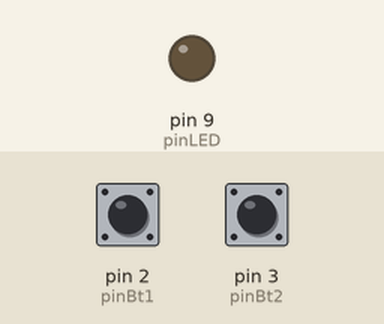
A sketch run on a simulated Arduino Uno, built with avr-gcc and run on an emulated ATmega328P. Parts: output pins drawn as LEDs (lit = HIGH). The test bench sets the inputs (shaded band); at power-on: pin 2 (pinBt1) HIGH, pin 3 (pinBt2) HIGH.

Above: at 1.2 s.
1.3 s: pin 2 (pinBt1) pulled LOW for 1 s
At 3.0 s:
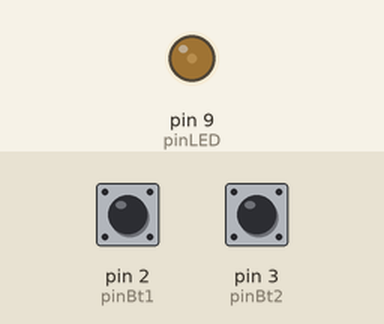
3.8 s: pin 2 (pinBt1) pulled LOW for 3.2 s
At 8.0 s:
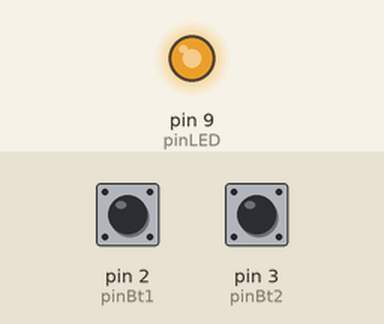
8.5 s: pin 3 (pinBt2) pulled LOW for 0.15 s
At 9.0 s:
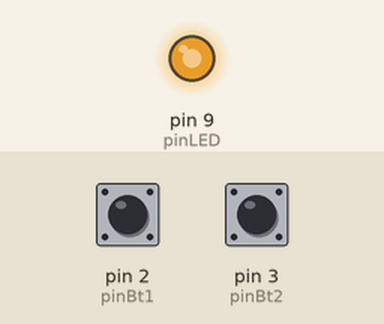
10.1 s: pin 3 (pinBt2) pulled LOW for 1 s
At 12.5 s:
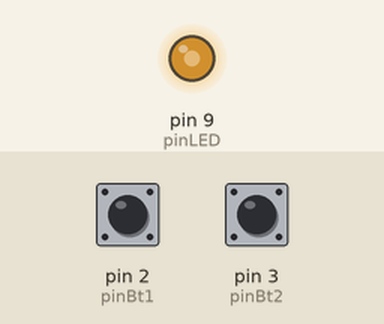
Timing chart, 0 to 13.6 s (numbered marks = the images above; inputs shaded):
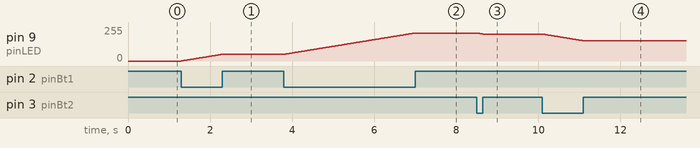

Measured:
- after the input at 1.3 s, pin 9 (pinLED): moves from 0/255 to 50/255 over 0.98 s, starting at once
- after the input at 3.8 s, pin 9 (pinLED): moves from 50/255 to 210/255 over 3.2 s, starting at once
- after the input at 8.5 s, pin 9 (pinLED): 210/255 → 202/255 at once
- after the input at 10.1 s, pin 9 (pinLED): moves from 202/255 to 152/255 over 0.98 s, starting at once

The sketch:

3.2.ino
```cpp
const int pinBt1 = 2;
const int pinBt2 = 3;
const int pinLED = 9;
void setup() {
pinMode(pinBt1, INPUT);
pinMode(pinBt2, INPUT);
pinMode(pinLED, OUTPUT);
digitalWrite(pinBt1, HIGH);
digitalWrite(pinBt2, HIGH);
}
int brightness = 0;
void loop() {
if(digitalRead(pinBt1) == LOW){
// jika pushbutton ditekan
// tambahkan nilai brightness
brightness++;
}else if(digitalRead(pinBt2) == LOW){
// jika pushbutton2 ditekan
// kurangi nilai brightness
brightness--;
}
// brightness dibatasi antara 0 - 255
// jika di bawah 0, maka ganti dengan 0
// jika di atas 255, maka ganti dengan 255
brightness = constrain(brightness, 0, 255);
// pinLED diberi nilai antara 0 - 255
analogWrite(pinLED, brightness);
// delay agar perubahannya bertahap
delay(20);
}
```
